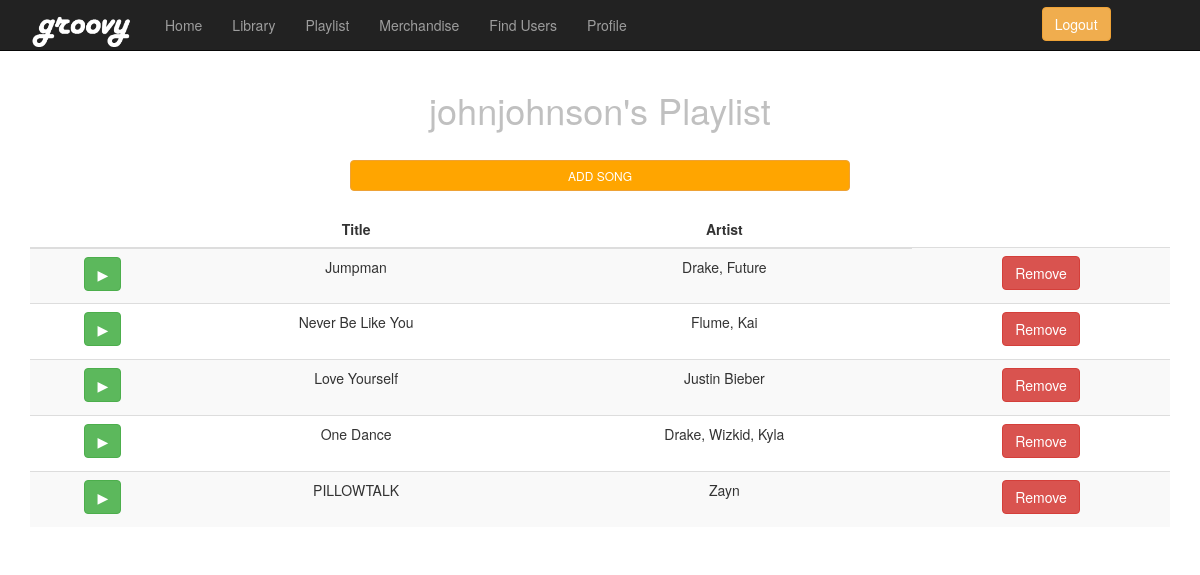
The app's page /home.php (signed in) with its own data.
### tables this page shows
CREATE TABLE `playlists` (
  `userId` int(11) NOT NULL,
  `songId` int(11) NOT NULL
);

CREATE TABLE `songs` (
  `id` int(25) NOT NULL,
  `title` varchar(25) NOT NULL,
  `artist` varchar(25) NOT NULL,
  `album` varchar(25) NOT NULL,
  `videoID` varchar(20) NOT NULL
);

### home.php (the view, shortened to what this page needs)
<!DOCTYPE html>
<?php
include 'connection.php';
$username = $_SESSION['username'];
$id = $_SESSION['id'];
?>
<html lang="en">
<head>
    <link href="css/bootstrap.min.css" rel="stylesheet">
</head>
<body>
    <nav class="navbar navbar-inverse navbar-fixed-top" role="navigation">
        <div class="container">
            <div class="navbar-header">
                <a class="navbar-brand" href="#"><img src="images/groovylogowhite.png" width="105"></a>
            </div>
            <div class="collapse navbar-collapse" id="bs-example-navbar-collapse-1">
                <ul class="nav navbar-nav">
                    <li>
                        <a href="home.php">Home</a>
                    </li>
                    <li>
                        <a href="songlist.php">Library</a>
                    </li>
                    <li>
                        <a href="playlist.php">Playlist</a>
                    </li>
					<li>
                        <a href="merch.php">Merchandise</a>
                    </li>
                    <li>
                        <a href="users.php">Find Users</a>
                    </li>
                    <li>
                        <a href="editUser.php">Profile</a>
                    </li>
                    <a href="index.php">
                    <button type="button" class="btn btn-warning" style="margin-left:400px; margin-top:7px; color: white;">Logout</button>
                    </a>
                </ul>
            </div>
        </div>
    </nav>
    <div class="container">
        <div class="row">
            <div class="col-lg-12 text-center">
                        <?php
        echo "<h1 style=\"color: silver\">", $username, "'s Playlist </h1>";
    $query = "SELECT * FROM playlists WHERE userId = '$id' ";
    $myQuery = mysqli_query($conn, $query);
    ?>
      <table class="table table-striped" id="table" border="0" align="center">
      <thead>
      <tr>
          <th></th>
      <th>Title</th>
      <th>Artist</th>
    </tr>
        </thead>
    <?php
    while($row = mysqli_fetch_array($myQuery)){
    ?>
        <?php
        $songID = $row["songId"];
        $songQuery = "SELECT * FROM songs WHERE id = '$songID' ";
        $mySongQuery = mysqli_query($conn, $songQuery);
        $querySongRow = mysqli_fetch_array($mySongQuery);
        ?>
    <tr>
                                    <form action="http://youtube.com/watch?v=<?php echo $querySongRow["videoID"] ?> " method="post">
                                <td><input class="btn btn-success" type= "submit" name = "play" value="&#9654;"/>
                            </form>
        <td><?php echo $querySongRow["title"] ?>
        </td><td> <?php echo $querySongRow["artist"] ?>
        <td><label>
                    <form action="removeSong.php" method="post">
    <input class="btn btn-danger" type= "submit" name = "submit" value="Remove" />
    </label>
    </td></tr>
        <?php
    }?>
        <form action="songlist.php" method="post">
            <br><input type="submit" value="ADD SONG"  class="btn btn-warning" style="width:500px; font-size:12px; background-color: orange;"><br><br>
        </form>
            </div>
        </div>
    </div>
</body>
</html>

### home.php (style rules this page uses)
body { padding-top: 70px; }
th { text-align:center; }

### records on screen
playlists: songId.title "Jumpman", songId.artist "Drake, Future"
playlists: songId.title "Never Be Like You", songId.artist "Flume, Kai"
playlists: songId.title "Love Yourself", songId.artist "Justin Bieber"
playlists: songId.title "One Dance", songId.artist "Drake, Wizkid, Kyla"
playlists: songId.title "PILLOWTALK", songId.artist "Zayn"

### other values on screen
$username "johnjohnson"
